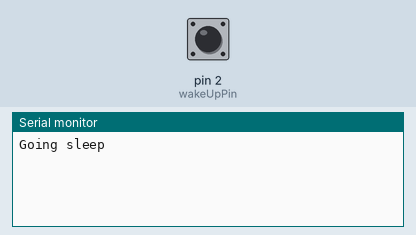
Simulated run of this sketch. Board: Arduino Uno, built with avr-gcc and run on an emulated ATmega328P. On the bench: the last lines printed to the serial monitor. Inputs (shaded band) come from the test bench; at power-on: pin 2 (wakeUpPin) HIGH. Sleep ends after the set time or at an interrupt.

Above: at 5.0 s.
5.1 s: pin 2 (wakeUpPin) pulled LOW for 0.15 s
At 6.3 s:
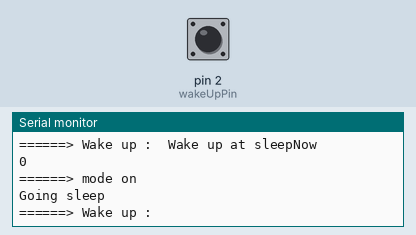
6.7 s: pin 2 (wakeUpPin) pulled LOW for 1 s
At 8.9 s:
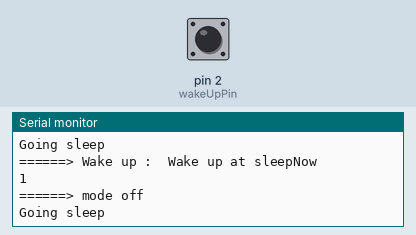
9.2 s: pin 2 (wakeUpPin) pulsed LOW 2 times (0.12 s each, 0.3 s apart)
At 9.47 s:
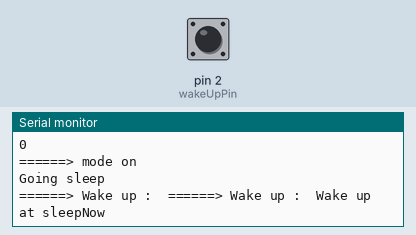

The sketch:

_07-ac-ir-remote-timer.ino
```cpp
#include <avr/interrupt.h>
#include <avr/sleep.h>
#include <IRremote.h>

const int wakeUpPin = 2;
IRsend irsend;

volatile int s = LOW;
int o_s = LOW;
int swstatus;


void setup() {
  Serial.begin(38400);
  pinMode(wakeUpPin, INPUT_PULLUP);
  attachInterrupt(0, WakeUp, CHANGE);
  delay(250);
  sleepNow();
}

void sleepNow()
{
  Serial.println("Going sleep");
  delay(100);
  set_sleep_mode(SLEEP_MODE_PWR_DOWN);
  sleep_enable();
  attachInterrupt(0, WakeUp, CHANGE);

  sleep_mode();
  sleep_disable();
  Serial.println("Wake up at sleepNow");
}

void WakeUp()
{
  Serial.print("======> Wake up :  ");
  s= !s;
}

void send_ir(){
  if ( swstatus == LOW ) {
    Serial.println("======> mode on ");
    irsend.sendNEC(0xFF02FD, 32);
    delay(10);
  } else {
    Serial.println("======> mode off ");
    irsend.sendNEC(0xFF9867, 32);
    delay(10);
  }
}

void loop()
{
  if ( s != o_s ) {
    swstatus = digitalRead(wakeUpPin);
    Serial.println(swstatus);
    send_ir();
    o_s = s;
  }
  sleepNow();
}
```

Measured:
- after the input at 5.1 s, the serial monitor: prints a new line at once (image 1)
- after the input at 6.7 s, the serial monitor: prints a new line at once (image 2)
- after the input at 9.2 s, the serial monitor: prints a new line at once (image 3)
